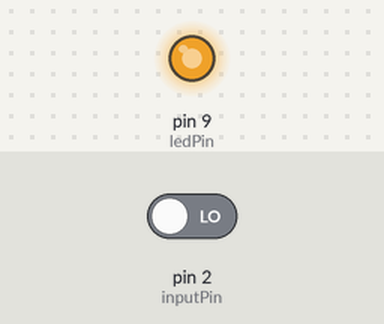
Simulated run of this sketch. Board: Arduino Uno, built with avr-gcc and run on an emulated ATmega328P. On the bench: output pins drawn as LEDs (lit = HIGH). The inputs (shaded band) are chosen by the test bench; at power-on: pin 2 (inputPin) LOW.

Above: at 0.45 s.
At 2.8 s:
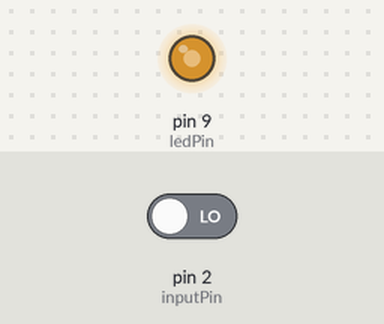
2.9 s: pin 2 (inputPin) driven HIGH
At 3.06 s:
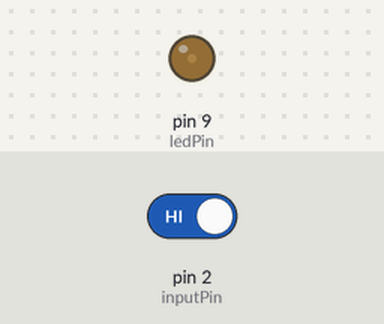
Timing chart, 0 to 12.4 s (numbered marks = the images above; inputs shaded):
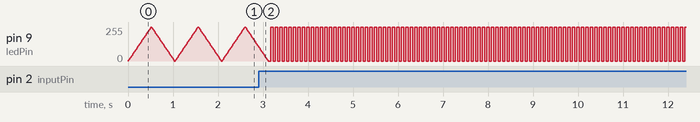

Measured:
- by itself, pin 9 (ledPin): ramps from 255/255 to 0/255 and jumps back, once every 0.10 s

The sketch:

fadeorblink.ino
```cpp
/*
 * FadeOrBlink
 */

int ledPin = 9;                // choose the pin for the LED
int inputPin = 2;               // choose the input pin (for a pushbutton)
int val = 0;                    // variable for reading the pin status
int fadeval = 0;

void setup() {
  pinMode(ledPin, OUTPUT);      // declare LED as output
  pinMode(inputPin, INPUT);     // declare pushbutton as input
}

void loop(){
  val = digitalRead(inputPin);  // read input value
  if (val == HIGH) {            // pushed button means do blinking
    digitalWrite(ledPin, LOW);  // turn LED OFF
    delay(50);
    digitalWrite(ledPin, HIGH); // turn LED ON
    delay(50);
  }
  else {  // else button isn't pressed so do fading
    for(fadeval = 0 ; fadeval <= 255; fadeval+=5) { // fade in (from min to max)
      analogWrite(ledPin, fadeval);           // sets the value (range from 0-255)
      delay(10);
    }
    for(fadeval = 255; fadeval >=0; fadeval-=5) { // fade out (from max to min)
      analogWrite(ledPin, fadeval);
      delay(10);
    }
  }
}
```
